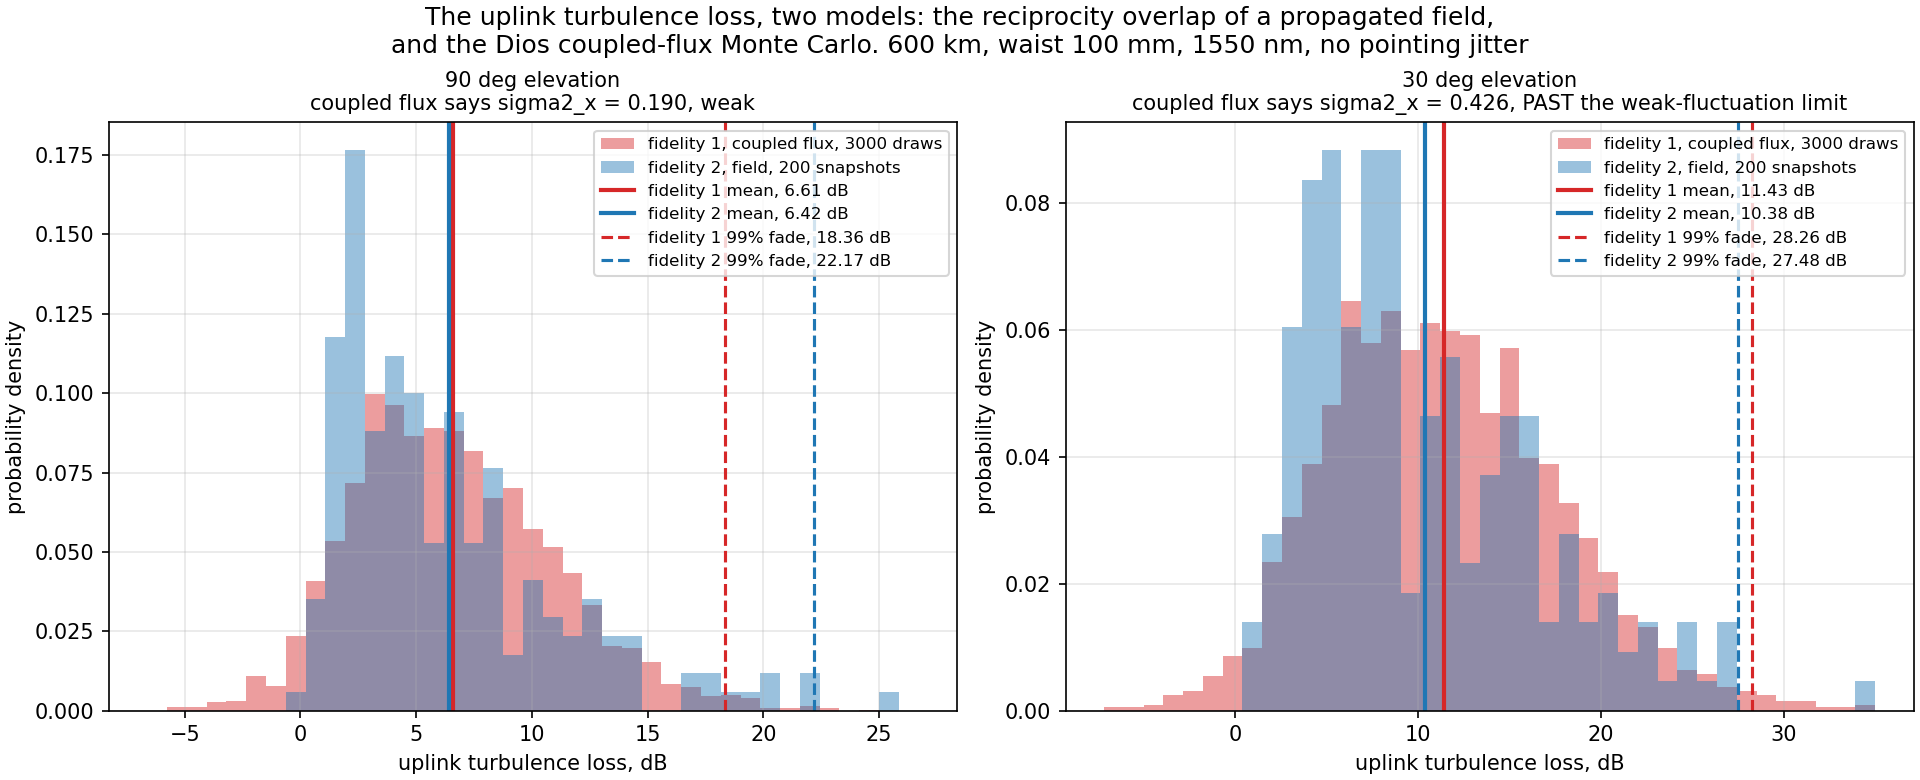

Write Python code to recreate this figure.
'''
The fidelity-2 uplink through reciprocity, against the coupled-flux Monte Carlo.

The satellite of an uplink sits outside the atmosphere, so a field simulation
cannot put a receive aperture at the far end of a gridded path. It does not
need to. The turbulent atmosphere is RECIPROCAL: the flux that the satellite
sees is the overlap of the received DOWNLINK field with the ground transmit
mode. See Shapiro, DOI 10.1364/JOSA.61.000492. The runner propagates the
downlink slab and it reads that overlap as `eta_turb`, against the free-space
baseline. So `-10*log10(eta_turb)` is the uplink turbulence loss, on the same
free-space reference as the analytic Terms.

The fidelity-1 model of the same number is the Dios coupled-flux Monte Carlo of
`olb.turbulence.uplink_flux`, which `olb.links.uplink.uplink_turbulence_term`
calls. It draws a beam-wander offset, it evaluates the off-axis Dios
scintillation at that offset, and it rescales the flux onto the free-space
baseline. Its loss is `-10*log10(Is_summed)`.

The two are compared here at the zenith and at 30 degrees.

NO POINTING JITTER. The coupled-flux model folds a mechanical jitter into the
same wander variance beta2 that carries the turbulence, so a jitter would
change one model and not the other. Both terminals therefore carry
`pointing_jitter_rad=0.0`, and the comparison is turbulence-only.

WHAT TO EXPECT.

- The MEANS agree to about 1 dB in the weak regime. The zenith case is weak.
  The 30-degree case is NOT: the coupled-flux model prints
  `weak_fluctuation_valid = False` there, so its own author does not trust it.
  The script prints that flag next to the numbers.
- The TAILS differ by construction, and the script REPORTS the difference
  instead of testing it. The coupled-flux tail is a PARAMETRIC lognormal: one
  wander offset per draw, and a lognormal irradiance about the local mean. The
  wave-optics tail is the tail of a real field, so it carries the speckle of a
  broken wavefront, the deep destructive interference of the whole aperture,
  and the correlation between the wander and the scintillation. A field Monte
  Carlo goes deeper in the tail than a parametric lognormal does.

The figure goes to `examples/waveoptics/figures/turbulent_uplink_reciprocity.png`.

The layer builds NO Term and it changes NO budget. See the README.

Run from the repo root:
    python -m examples.waveoptics.turbulent_uplink_reciprocity
'''

import dataclasses
import time
import warnings

import matplotlib.pyplot as plt
import numpy as np

from olb import CircularOrbit, Terminal, Transmitter
from olb.scenario import Channel, SpaceScenario
from olb.turbulence.profiles import DEFAULT_HS, default_cn2_profile
from olb.turbulence.uplink_flux import _flux_result
from olb.waveoptics import Threader
from olb.waveoptics.turbulence import (propagate_turbulent_field,
                                       propagate_turbulent_scenario,
                                       turbulent_grid)

WAVELENGTH_M = 1550e-9
ALTITUDE_M = 600e3
WAIST_M = 0.10              # the transmit beam radius at the launch plane
GROUND_APERTURE_M = 0.50    # 5 waists: the launch clip takes 3e-5 of the power
SPACE_APERTURE_M = 0.30
ELEVATIONS_DEG = (90.0, 30.0)
PRESET = "rapid"
N_TRIALS = 200
BLOCK = 50                  # trials for each progress line
SEED = 20260826
FLUX_SAMPLES = 3000         # coupled-flux Monte Carlo draws

# The trials are independent, so they run across threads. None takes one worker
# for each core. See olb.waveoptics.Threader.
THREADER = Threader()

PNG = "examples/waveoptics/figures/turbulent_uplink_reciprocity.png"
FIELD_PNG = "examples/waveoptics/figures/turbulent_uplink_reciprocity_field.png"


def build_scenario():
    '''Build the uplink scenario: a 100 mm waist from a 500 mm ground terminal.

    The pointing jitter is zero on both terminals. The coupled-flux model folds
    a jitter into the wander variance and the reciprocity overlap does not, so
    a jitter would compare two different things.
    '''
    ground = Terminal(aperture_m=GROUND_APERTURE_M, wavelength_m=WAVELENGTH_M,
                      pointing_jitter_rad=0.0,
                      transmitter=Transmitter(waist_m=WAIST_M, power_dbm=30.0))
    space = Terminal(aperture_m=SPACE_APERTURE_M, wavelength_m=WAVELENGTH_M,
                     pointing_jitter_rad=0.0)
    return SpaceScenario(ground=ground, space=space, direction="uplink",
                         channel=Channel(altitude_m=ALTITUDE_M))


def run_blocks(scenario, geometry, label, *, n_trials, block, seed, **kwargs):
    '''Run the trials in blocks, and print one progress line for each block.

    The runner keys its seeds on the trial INDEX, so a second call with the
    same seed repeats the same trials. Each block therefore takes its own seed,
    seed + block index. The set stays repeatable.
    '''
    trials, t0 = [], time.time()
    result = None
    for i, start in enumerate(range(0, n_trials, block)):
        n = min(block, n_trials - start)
        result = propagate_turbulent_scenario(scenario, geometry, n_trials=n,
                                              seed=seed + i, **kwargs)
        trials += result.trials
        print(f"    {label}: {len(trials):4d} / {n_trials} trials, "
              f"{time.time() - t0:6.1f} s")
    return dataclasses.replace(result, trials=trials)


def stats(loss_db):
    '''Give the mean, the standard deviation, and the 99% fade of a loss set.

    The 99% fade is the loss that 99 percent of the samples stay below: the
    99th percentile of the loss in dB.
    '''
    loss = np.asarray(loss_db, dtype=float)
    return (float(loss.mean()), float(loss.std(ddof=1)),
            float(np.percentile(loss, 99)))


def draw(cases):
    '''Draw the two loss distributions on one axis for each elevation.

    The histograms are normalised to a density, so the two sample counts do not
    have to match. The MEANS sit on the same axis as vertical lines, and so do
    the two 99% fades: the tail difference is the point of the figure.
    '''
    fig, axes = plt.subplots(1, len(cases), figsize=(6.4 * len(cases), 5.2),
                             constrained_layout=True, squeeze=False)
    for ax, case in zip(axes[0], cases):
        wave, flux = case["wave_db"], case["flux_db"]
        edges = np.linspace(min(wave.min(), flux.min()) - 1.0,
                            max(np.percentile(wave, 99.5),
                                np.percentile(flux, 99.5)) + 1.0, 40)
        ax.hist(flux, bins=edges, density=True, color="tab:red", alpha=0.45,
                label=f"fidelity 1, coupled flux, {flux.size} draws")
        ax.hist(wave, bins=edges, density=True, color="tab:blue", alpha=0.45,
                label=f"fidelity 2, field, {wave.size} snapshots")
        ax.axvline(case["flux_mean"], color="tab:red", linewidth=2.0,
                   label=f"fidelity 1 mean, {case['flux_mean']:.2f} dB")
        ax.axvline(case["wave_mean"], color="tab:blue", linewidth=2.0,
                   label=f"fidelity 2 mean, {case['wave_mean']:.2f} dB")
        ax.axvline(case["flux_q99"], color="tab:red", linestyle="--",
                   label=f"fidelity 1 99% fade, {case['flux_q99']:.2f} dB")
        ax.axvline(case["wave_q99"], color="tab:blue", linestyle="--",
                   label=f"fidelity 2 99% fade, {case['wave_q99']:.2f} dB")
        weak = ("weak" if case["weak_valid"]
                else "PAST the weak-fluctuation limit")
        ax.set_xlabel("uplink turbulence loss, dB")
        ax.set_ylabel("probability density")
        ax.set_title(f"{case['elevation_deg']:.0f} deg elevation\n"
                     f"coupled flux says sigma2_x = "
                     f"{case['sigma2_x']:.3f}, {weak}", fontsize=10)
        ax.grid(alpha=0.3)
        ax.legend(fontsize=8)

    fig.suptitle("The uplink turbulence loss, two models: the reciprocity "
                 "overlap of a propagated field,\nand the Dios coupled-flux "
                 f"Monte Carlo. {ALTITUDE_M * 1e-3:.0f} km, waist "
                 f"{WAIST_M * 1e3:.0f} mm, {WAVELENGTH_M * 1e9:.0f} nm, "
                 "no pointing jitter", fontsize=12)
    fig.savefig(PNG, dpi=150)
    plt.close(fig)


def draw_field(F, aperture_m, obscuration, path, title):
    '''Draw the received-field amplitude and phase, with the aperture ring.

    The left panel is the amplitude |E| of one snapshot at the receive plane.
    The right panel is the phase; it is blanked where the intensity is below 2
    percent of the peak, so the phase of the dark background does not swamp the
    colour scale. The dashed ring is the receive aperture, and the dotted ring
    is the central obscuration when there is one. See Goodman, Introduction to
    Fourier Optics, ISBN 978-0974707723, for the amplitude and the phase of a
    scalar field.
    '''
    half_mm = F.siz / 2 * 1e3
    extent = [-half_mm, half_mm, -half_mm, half_mm]
    amp = np.abs(F.field)
    intensity = amp ** 2
    phase = np.where(intensity > 0.02 * intensity.max(),
                     np.angle(F.field), np.nan)

    fig, (a0, a1) = plt.subplots(1, 2, figsize=(11.6, 5.3),
                                 constrained_layout=True)
    im0 = a0.imshow(amp, extent=extent, origin="lower", cmap="inferno")
    fig.colorbar(im0, ax=a0, shrink=0.85, label="|E|, arb.")
    a0.set_title("amplitude |E|", fontsize=10)
    twilight = plt.cm.twilight.copy()
    twilight.set_bad("white")
    im1 = a1.imshow(phase, extent=extent, origin="lower", cmap=twilight,
                    vmin=-np.pi, vmax=np.pi)
    fig.colorbar(im1, ax=a1, shrink=0.85, label="phase, rad")
    a1.set_title("phase (blank below 2% intensity)", fontsize=10)

    r_mm = aperture_m / 2 * 1e3
    for ax in (a0, a1):
        ax.add_patch(plt.Circle((0, 0), r_mm, fill=False, edgecolor="cyan",
                                 linewidth=1.7, linestyle="--",
                                 label="receive aperture"))
        if obscuration > 0:
            ax.add_patch(plt.Circle((0, 0), obscuration * r_mm, fill=False,
                                    edgecolor="cyan", linewidth=1.4,
                                    linestyle=":"))
        ax.set_xlabel("x, mm")
        ax.set_ylabel("y, mm")
    a0.legend(loc="upper right", fontsize=8, framealpha=0.7)

    fig.suptitle(title, fontsize=12)
    fig.savefig(path, dpi=150)
    plt.close(fig)


def main():
    t_start = time.time()
    scenario = build_scenario()
    hs = DEFAULT_HS
    cn2_profile = default_cn2_profile(scenario.channel.site, hs)

    print("=" * 78)
    print(f"{ALTITUDE_M * 1e-3:.0f} km uplink, the fidelity-2 reciprocity "
          f"overlap against the coupled-flux MC")
    print("=" * 78)
    print(f"  wavelength              {WAVELENGTH_M * 1e9:11.1f} nm")
    print(f"  transmit waist          {WAIST_M * 1e3:11.1f} mm")
    print(f"  ground aperture         {GROUND_APERTURE_M * 1e3:11.1f} mm "
          f"(alpha = {(GROUND_APERTURE_M / 2) / WAIST_M:.1f}, a clean launch)")
    print(f"  orbit                   {ALTITUDE_M * 1e-3:11.1f} km")
    print(f"  Cn2 profile             the default site, "
          f"ground {cn2_profile[0]:.3g} m^(-2/3)")
    print(f"  pointing jitter         {0.0:11.1f} urad, both terminals")
    print(f"  preset                  {PRESET:>11}")
    print(f"  snapshots per elevation {N_TRIALS:11d}")
    print(f"  coupled-flux draws      {FLUX_SAMPLES:11d}")
    print(f"  thread workers          {THREADER.max_workers:11d}")

    cases = []
    for elevation_deg in ELEVATIONS_DEG:
        orbit = CircularOrbit(ALTITUDE_M, elevation_deg=[elevation_deg])
        range_m = float(orbit.slant_range_m[0])
        with warnings.catch_warnings(record=True):
            warnings.simplefilter("always")
            grid, plan, report = turbulent_grid(scenario, orbit, preset=PRESET,
                                                hs=hs, cn2_profile=cn2_profile)
        print("")
        print(f"  elevation {elevation_deg:.0f} deg: slant range "
              f"{range_m * 1e-3:.1f} km; grid {grid.n} px, {grid.size_m:.3f} m; "
              f"{plan.z_m.size} screens; r0 = {plan.r0_total_m * 1e2:.2f} cm")
        print(f"    sampling: pixels per r0 {report.pixels_per_r0:.2f}, "
              f"grid margin {report.grid_margin:.2f}, Fresnel pixels "
              f"{report.fresnel_pixels_min:.2f}, "
              f"step/limit {report.step_over_limit_max:.3f}, "
              f"strongest screen {report.sigma2_r_screen_max:.4f}, "
              f"warnings {len(report.warnings)}")

        result = run_blocks(scenario, orbit, f"{elevation_deg:.0f} deg",
                            n_trials=N_TRIALS, block=BLOCK, seed=SEED,
                            preset=PRESET, hs=hs, cn2_profile=cn2_profile,
                            grid=grid, plan=plan, threader=THREADER)
        eta_turb = np.array([tr.eta_turb for tr in result.trials])
        times = np.array([tr.wall_time_s for tr in result.trials])
        wave_db = -10 * np.log10(eta_turb)

        # The SAME function that olb.links.uplink.uplink_turbulence_term calls.
        # It draws from the global numpy RNG, so seed that RNG to keep the run
        # repeatable. sigma_theta_rad stays 0: no jitter, see the docstring.
        np.random.seed(SEED % (2 ** 31))
        with warnings.catch_warnings(record=True):
            warnings.simplefilter("always")
            flux = _flux_result(WAIST_M, elevation_deg, range_m, WAVELENGTH_M,
                                hs, cn2_profile, 1.7e-14, FLUX_SAMPLES, 1,
                                sigma_theta_rad=0.0)
        flux_db = -10 * np.log10(flux["Is_summed"])

        wave_mean, wave_sigma, wave_q99 = stats(wave_db)
        flux_mean, flux_sigma, flux_q99 = stats(flux_db)
        cases.append({
            "elevation_deg": elevation_deg,
            "wave_db": wave_db, "flux_db": flux_db,
            "wave_mean": wave_mean, "wave_sigma": wave_sigma,
            "wave_q99": wave_q99,
            "flux_mean": flux_mean, "flux_sigma": flux_sigma,
            "flux_q99": flux_q99,
            "weak_valid": bool(flux["weak_fluctuation_valid"]),
            "sigma2_x": float(flux["sigma2_x_mean"]),
            "report": report,
            "mean_time_s": float(times.mean()),
            "min_time_s": float(times.min()),
            "max_time_s": float(times.max()),
        })

    # ---- the table ----
    print("")
    print("the uplink turbulence loss, in positive dB")
    print(f"{'elev':>6}{'model':>16}{'mean':>9}{'sigma':>9}{'99% fade':>11}"
          f"{'weak?':>8}")
    print("-" * 59)
    for case in cases:
        weak = "yes" if case["weak_valid"] else "NO"
        print(f"{case['elevation_deg']:>5.0f} {'fidelity 2 field':>16}"
              f"{case['wave_mean']:>9.2f}{case['wave_sigma']:>9.2f}"
              f"{case['wave_q99']:>11.2f}{'-':>8}")
        print(f"{'':>5} {'fidelity 1 flux':>16}"
              f"{case['flux_mean']:>9.2f}{case['flux_sigma']:>9.2f}"
              f"{case['flux_q99']:>11.2f}{weak:>8}")
        print(f"{'':>5} {'difference':>16}"
              f"{case['wave_mean'] - case['flux_mean']:>9.2f}"
              f"{case['wave_sigma'] - case['flux_sigma']:>9.2f}"
              f"{case['wave_q99'] - case['flux_q99']:>11.2f}{'':>8}")
    print("")
    gaps = [abs(c["wave_mean"] - c["flux_mean"]) for c in cases]
    print(f"  EXPECTED: the two MEANS inside 1 dB in the weak regime. "
          f"ACHIEVED: {min(gaps):.2f} to {max(gaps):.2f} dB.")
    print("  The 'weak?' column is weak_fluctuation_valid from the coupled-flux")
    print("  model. A NO there means that the fidelity-1 number is outside the")
    print("  regime of its own Rytov model, so the row is a report, not a test.")
    print("")
    print("  The TAILS are NOT compared. The two 99% fades come from two "
          "different")
    print("  constructions. The coupled flux draws ONE wander offset for each "
          "sample and")
    print("  puts a parametric lognormal irradiance about the local mean. The "
          "field")
    print("  simulation propagates a real wavefront, so its tail carries the "
          "speckle of")
    print("  a broken wavefront and the correlation between the wander and the")
    print("  scintillation. A field Monte Carlo therefore reaches deeper. "
          "Neither tail")
    print("  is validated here.")

    # ---- the sampling that the preset achieved ----
    print("")
    print("the wave-optics sampling report, ACHIEVED against the preset:")
    print(f"{'elev':>6}{'px per r0':>12}{'grid margin':>14}"
          f"{'Fresnel px':>13}{'step/limit':>13}{'warnings':>10}")
    print("-" * 68)
    for case in cases:
        rep = case["report"]
        print(f"{case['elevation_deg']:>5.0f} {rep.pixels_per_r0:>11.2f}"
              f"{rep.grid_margin:>14.2f}{rep.fresnel_pixels_min:>13.2f}"
              f"{rep.step_over_limit_max:>13.3f}{len(rep.warnings):>10d}")
    print("  The preset asks for 2 pixels per r0 and a grid margin of 2. A "
          "Fresnel pixel")
    print("  count of 2 or more is good. A step over the Forvard limit is cut "
          "into")
    print("  sub-steps by the split-step engine, so a value above 1 is not a "
          "fault.")

    # ---- the timing ----
    print("")
    print("per-trial wall time:")
    for case in cases:
        print(f"  {case['elevation_deg']:>3.0f} deg   "
              f"mean {case['mean_time_s']:6.3f} s   "
              f"min {case['min_time_s']:6.3f} s   "
              f"max {case['max_time_s']:6.3f} s")

    # ---- the phase screens ----
    # Each trial makes one fresh screen stack, so the run generates
    # screens-per-trial x trials x elevations screens.
    per_trial = int(plan.z_m.size)
    n_elev = len(ELEVATIONS_DEG)
    total_screens = per_trial * N_TRIALS * n_elev
    print("")
    print("phase screens created:")
    print(f"  {per_trial} per trial x {N_TRIALS} trials x {n_elev} elevations "
          f"= {total_screens} screens")

    draw(cases)

    # ---- the received field of one snapshot ----
    # The satellite sits outside the atmosphere, so the field to picture is the
    # DOWNLINK field at the ground: the uplink reads that same field through
    # reciprocity. Trial 0 of the lowest-elevation run, the strongest
    # turbulence.
    field_elev = ELEVATIONS_DEG[-1]
    F_rx, _, _ = propagate_turbulent_field(
        scenario, CircularOrbit(ALTITUDE_M, elevation_deg=[field_elev]),
        seed=SEED, trial=0, preset=PRESET, hs=hs, cn2_profile=cn2_profile)
    draw_field(F_rx, GROUND_APERTURE_M, 0.0, FIELD_PNG,
               f"Received field at the ground (downlink slab, read by "
               f"reciprocity), one snapshot, {field_elev:.0f} deg\n"
               f"{ALTITUDE_M * 1e-3:.0f} km uplink, ground aperture "
               f"{GROUND_APERTURE_M * 1e3:.0f} mm, {WAVELENGTH_M * 1e9:.0f} nm")

    print("")
    print(f"figure saved: {PNG}")
    print(f"field figure saved: {FIELD_PNG}")
    print(f"(elapsed {time.time() - t_start:.1f} s)")


if __name__ == "__main__":
    main()
